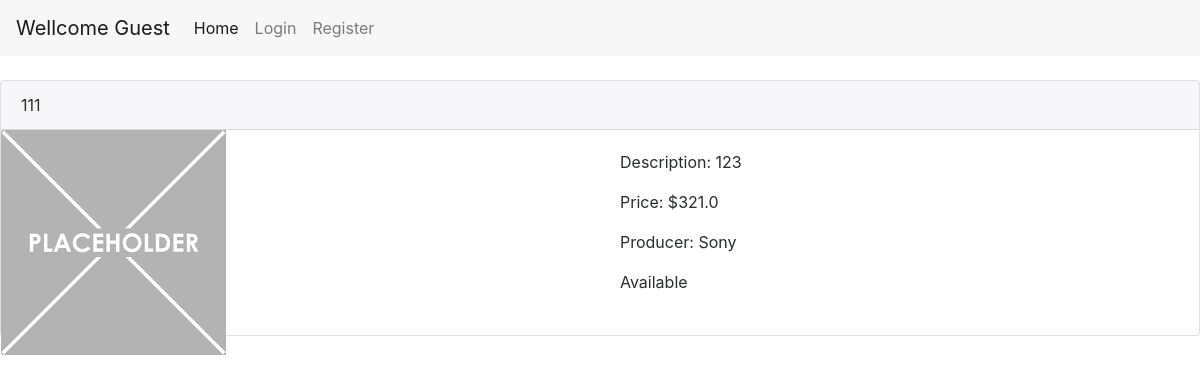
The app's page /productview/2/ with its own data.
### store/models.py (models this page shows, shortened)
class Product(models.Model):
    productname = models.CharField(max_length=20)
    desc = models.TextField()
    price = models.FloatField()
    PRODUCERS = (
    ('001', 'Samsung'),
    ('002', 'Sony'),
    ('003', 'Siemens'),
    ('004', 'Xiaomi'),
    ('005', 'Meizu'),
    ('006', 'Apple'),
    ('007', 'Noname'),
    ('008', 'Phillips'),
    ('009', 'CAT'),
    ('010', 'Frost'),
    ('011', 'Brown'),
    (None, 'unknown'),
    )
    producer = models.CharField(max_length=20, choices=PRODUCERS, default=None)
    CATEGORIES = (
    ('Компьютеры', (
            ('001', 'Ноутбуки'),
            ('002', 'Жесткие диски'),
            ('003', 'Мыши'),
            ('004', 'Клавы'),
            ('005', 'Флешки'),
            ('006', 'Память'),
            ('007', 'Моники'),
            ('008', 'Процессоры'),
            ('009', 'Видюхи'),
        )
    ),
    ('Электроника', (
            ('101', 'Мобильники'),
            ('102', 'Навушники'),
            ('103', 'Колонки'),
            ('104', 'Телеки'),
            ('105', 'Проэкторы'),
            ('106', 'Фотики'),
            ('107', 'Часы'),
            ('108', 'Электронные книги'),
            ('109', 'Гарнитуры'),
        )
    ),
    ('Бытовуха', (
            ('201', 'Обогреватели'),
            ('202', 'Увлажнители'),
            ('203', 'Холодильники'),
            ('204', 'Стиралки'),
            ('205', 'Плиты'),
            ('206', 'Чайники'),
            ('207', 'Блендеры'),
            ('208', 'Водонагреватели'),
            ('209', 'Пылесосы'),
        )
    ),
    ('Мебель', (
            ('301', 'Диваны'),
            ('302', 'Кресла'),
            ('303', 'Стулья'),
            ('304', 'Кровати'),
            ('305', 'Матрасы'),
            ('306', 'Шкафы'),
            ('307', 'Столы'),
            ('308', 'Комоды'),
            ('309', 'Кухни'),
            )
        ),
    ('Стройка', (
            ('301', 'Плитка'),
            ('302', 'Обои'),
            ('303', 'Радиаторы'),
            ('304', 'Смесители'),
            ('305', 'Линолеум'),
            ('306', 'Ванны'),
            ('307', 'Котлы'),
            ('308', 'Ламинат'),
            ('309', 'Дрели'),
            )
        ),
    ('Авто', (
            ('301', 'Шины'),
            ('302', 'Аккумуляторы'),
            ('303', 'Автомобили'),
            ('304', 'Масла'),
            ('305', 'Видеорегистраторы'),
            ('306', 'Магнитолы'),
            ('307', 'Акустика'),
            ('308', 'Мотоциклы'),
            ('309', 'Сигнализцаии'),
            )
        ),
        (None, 'Uncategorized')
    )
    category = models.CharField(max_length=20, choices=CATEGORIES, default=None)
    subcategory = models.CharField(max_length=20)
    available = models.BooleanField()
    image = models.FileField()

### store/views.py (the view)
# urls.py: url(r'^productview/(?P<pk>\d+)/$', views.productview, name='productview'),
def productview(request, pk):
    data = {}
    data['product'] = Product.objects.get(pk=pk)
    data['producer'] = data['product'].get_producer_display()
    try:
        Favorites.objects.get(user=request.user.pk, product=data['product'].pk)
        data['liked'] = 'Unlike'
    except:
        data['liked'] = 'Like'
    return render(request, 'store/productview.html', data)

### store/templates/store/productview.html
{% extends 'store/base.html' %}
{% load static %}
{% block content %}
{% include 'store/_product_view.html' %}
{% endblock content %}

### store/templates/store/_product_view.html (shortened to what this page needs)
<br/>
<div class="card" style="width: 100%;">
  <div class="card-header">{{ product.productname }}</div>
  <div class="row">
  <div class="col-md-6">
    <img class="card-img-left" src="{{ product.image.url }}" alt="Card image cap">
  </div>
  <div class="card-block">
    <p class="card-text">Description: {{ product.desc }}</p>
    <p class="card-text">Price: ${{ product.price }}</p>
    <p class="card-text">Producer: {{ product.get_producer_display }}</p>
    <p class="card-text">{% if product.available %}Available{% else %}Not available{% endif %}</p>
  </div>
</div>
</div>

### store/static/store/main.css (style rules this page uses)
.card-img-left { border-bottom-left-radius: calc(.25rem - 1px); border-top-left-radius: calc(.25rem - 1px); float: left; padding-right: 1em; margin-bottom: -1.25em; }

### records on screen
Product: productname "111", image (placeholder picture), desc "123", price "321.0", producer "Sony"
